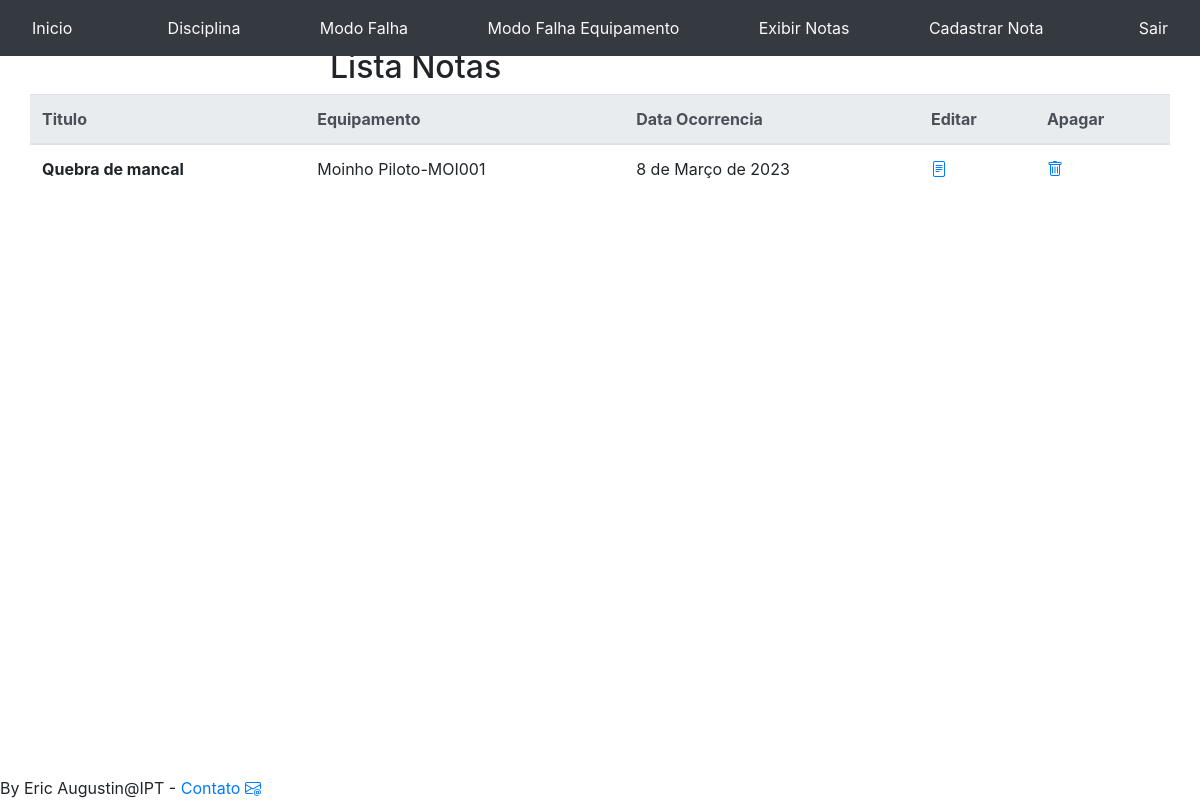
/notas/exibirNotas/ (signed in), run on an earlier commit of the app's database.
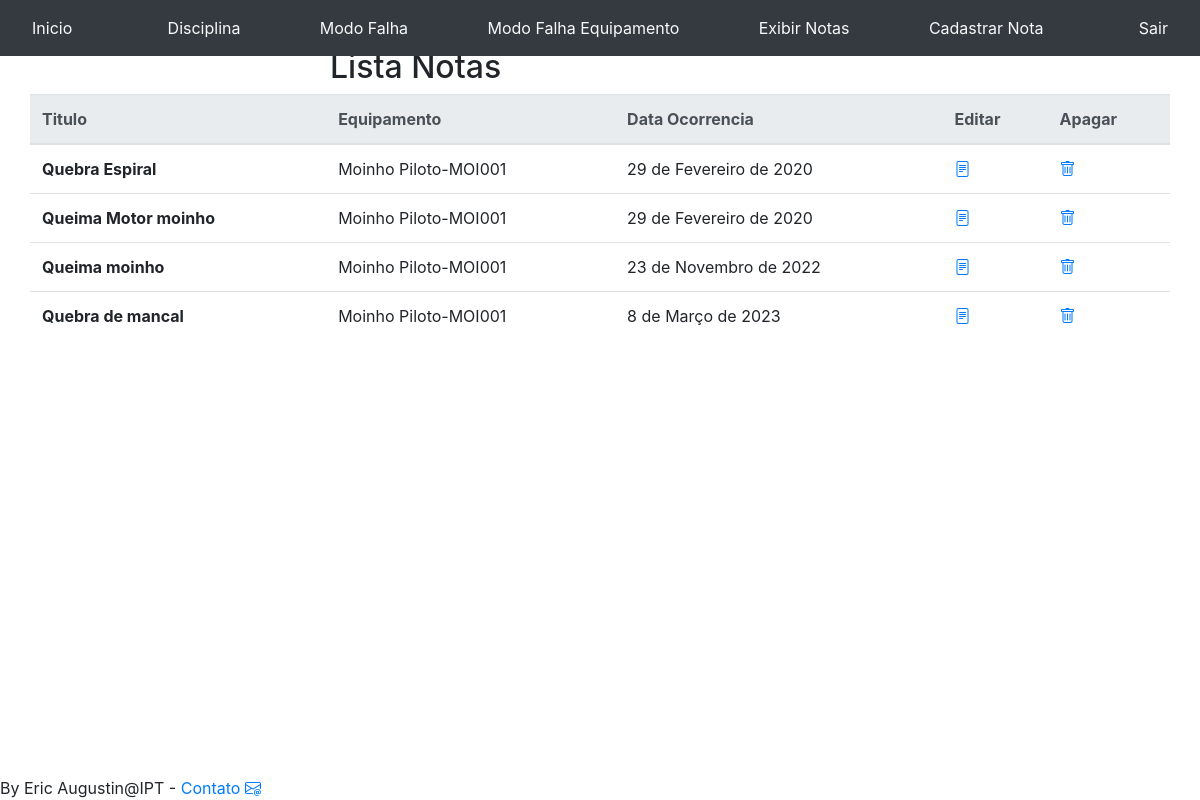
And on a later commit of the database.
### notas/models.py (models this page shows, shortened)
class Nota_equipamento(models.Model):
    titulo=models.CharField(max_length=50)
    descricao=models.TextField()
    equipamento=models.ForeignKey( Equipamento, on_delete=models.DO_NOTHING)
    modo_Falha_equipamento=models.ForeignKey(Modo_falha_equipamento, on_delete=models.DO_NOTHING)
    material=models.ManyToManyField(Nota_material, blank=True)
    data_cadastro=models.DateTimeField(auto_now=True, auto_now_add=False)
    data_ocorrencia=models.DateField(auto_now=False, auto_now_add=False)
    falha=models.BooleanField()
    calibracao=models.BooleanField()
    lubrificao=models.BooleanField()
    usuario=models.ForeignKey( Usuario ,on_delete=models.SET_NULL,null=True, blank=True)
    class Meta:
        ordering = ['data_ocorrencia',"data_cadastro",'equipamento']

### equipamentos/models.py (models this page shows, shortened)
class Equipamento(models.Model):
    nome_equipamento=models.CharField(max_length=80)
    modelo=models.CharField(max_length=80,null=True, blank=True)
    fabricante=models.ForeignKey(Fabricante, on_delete=models.DO_NOTHING,null=True, blank=True)
    local=models.ForeignKey(Local_instalacao, on_delete=models.DO_NOTHING,null=True, blank=True)
    tipo_equipamento=models.ForeignKey(Tipo_equipamento, on_delete=models.DO_NOTHING)
    data_compra=models.DateTimeField(auto_now=False, auto_now_add=False, null=True, blank=True)
    data_ultima_calibracao=models.DateTimeField(auto_now=False, auto_now_add=False, null=True, blank=True)
    usuario=models.ForeignKey(Usuario, on_delete=models.SET_NULL, null=True, blank=True)
    data_cadastro=models.DateTimeField(auto_now=True, auto_now_add=False)
    patrimonio=models.CharField(max_length=30,null=True, blank=True)
    material_consumo=models.ManyToManyField(Material_consumo,  blank=True)
    codigo=models.CharField(max_length=9,null=True, blank=True,unique=True)
    custo_aquisição=MoneyField(max_digits=25, decimal_places=2, default_currency='BRL')
    responsavel=models.CharField(max_length=50,null=True, blank=True)
    potencia_eletrica=models.CharField(max_length=30,null=True, blank=True)
    nacionalidade=models.CharField(max_length=50,null=True, blank=True)
    data_ultima_atualizacao=models.DateTimeField(auto_now=False, auto_now_add=False,null=True, blank=True)
    tensao_eletrica=models.CharField(max_length=30,null=True, blank=True)
    projeto_compra=models.CharField(max_length=50,null=True, blank=True)
    especificacao=models.TextField(null=True, blank=True)
    outros_dados=models.TextField(null=True, blank=True)
    ativo=models.BooleanField(default=True)
    class Meta:
        ordering = ['nome_equipamento']
    def __str__(self):
        return str(self.nome_equipamento)+"-"+str(self.codigo)

### notas/views.py (the view)
# urls.py: path('exibirNotas/', views.exibirNotas, name='exibirNotas'),
def exibirNotas(request):
    if not request.session.get('usuario'):
        return redirect('/auth/login/?status=2')
    notas=Nota_equipamento.objects.all() # depois tenho que filtrar isso
    return render(request, "exibirnotas.html", {'notas':notas})

### notas/templates/exibirnotas.html (shortened to what this page needs)
{% extends 'base.html'%}
{% block 'menu' %}
{% include 'menunotanota.html' %}
{% endblock %}
{% block 'conteudo'%}
<div class ='container'>
  <div class='row'>
      <div class='col-md-3'>
      </div>
      <div class="col-md">
        <br>
        <br>
        <h2 class="sticky-top">Lista Notas</h2>
      </div>
    <div class="table-responsive" style="max-height: 75vh;">
    <table class="table table-hover" >
      <thead class="thead-light sticky-top" >
          <tr>
            <th scope="col">Titulo</th>
            <th scope="col">Equipamento</th>
            <th scope="col">Data Ocorrencia</th>
            <th scope="col">Editar</th>
            <th scope="col">Apagar </th>
        </tr>
        </thead>
        <tbody style="overflow: auto;" >
            {% for nota in notas %}
            <tr>
            <th scope="row">{{nota.titulo}}</th>
            <td> {{ nota.equipamento }}</td>
            <td> {{ nota.data_ocorrencia }}</td>
            <td><a href="{% url 'editarNotas' %}?id={{ nota.id }}"><i class="bi bi-file-text"></i></a></td>
            <td><a href="{% url 'excluirNotas' %}?id={{ nota.id }}&excluir=1"><i class="bi bi-trash"></i></a></td>
          </tr>
          {% endfor %}
        </tbody>
      </table>
      </div>
    </div>
    <br>
</div>
{% endblock %}

### templates/base.html (shortened to what this page needs)
<!DOCTYPE html>
<html lang="pt-br">
  <head>
    {% load static %}
    <link rel="stylesheet" href="https://cdn.jsdelivr.net/npm/bootstrap@4.6.2/dist/css/bootstrap.min.css">
    <link rel="stylesheet" href="https://cdn.jsdelivr.net/npm/bootstrap-icons@1.10.3/font/bootstrap-icons.css">
  </head>
  <body>
    <nav class="navbar navbar-dark bg-dark fixed-top">
        <a class="nav-link text-light" href="{% url 'home' %}">Inicio</a>
          {% block 'menu' %} {% endblock %}
        <a class="nav-link text-light" href="{% url 'sair' %}">Sair</a>
    </nav>
    {% block 'conteudo' %} {% endblock %}
  </body>
<footer class="fixed-bottom">
        By Eric Augustin@IPT - <a href='mailto:ericaugustin@ipt.br'>Contato <i class="bi bi-envelope-at"></i></a> </footer>
</html>

### templates/menunotanota.html
<a class="navbar-link text-light" href="{% url 'exibirDisciplinas' %}">Disciplina</a>
<a class="navbar-link text-light" href="{% url 'exibirModoFalha' %}">Modo Falha</a>
<a class="navbar-link text-light" href="{% url 'exibirModoFalhaEquipamento' %}">Modo Falha Equipamento</a>
<a class="navbar-link text-light" href="{% url 'exibirNotas' %}">Exibir Notas</a>
<a class="navbar-link text-light" href="{% url 'cadastrarNota' %}">Cadastrar Nota</a>

What changed in the data, as far as the page shows it:
added Nota_equipamento: titulo "Quebra Espiral", equipamento "Moinho Piloto-MOI001", data_ocorrencia "29 de Fevereiro de 2020"
added Nota_equipamento: titulo "Queima Motor moinho", equipamento "Moinho Piloto-MOI001", data_ocorrencia "29 de Fevereiro de 2020"
added Nota_equipamento: titulo "Queima moinho", equipamento "Moinho Piloto-MOI001", data_ocorrencia "23 de Novembro de 2022"
